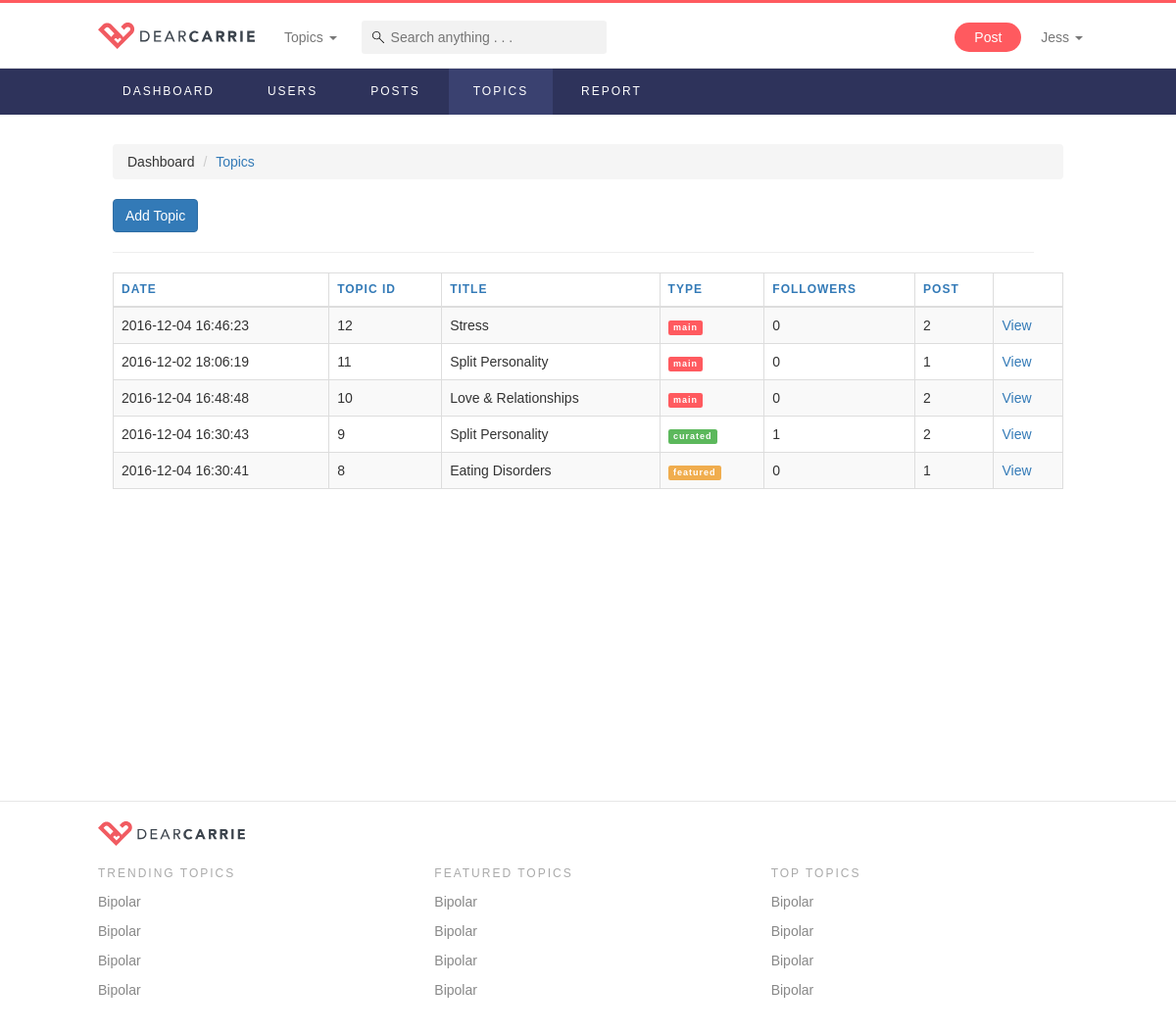
Screenshot of /topicList.php (signed in) with the database file from the repository.
### tables this page shows
CREATE TABLE `topics` (
  `id` int(11) NOT NULL,
  `main_image` varchar(255) NOT NULL,
  `background` varchar(255) NOT NULL,
  `title` varchar(255) NOT NULL,
  `short_desc` varchar(255) NOT NULL,
  `description` varchar(255) NOT NULL,
  `date` timestamp NOT NULL DEFAULT CURRENT_TIMESTAMP ON UPDATE CURRENT_TIMESTAMP,
  `followers` int(11) NOT NULL DEFAULT '0',
  `posts` int(11) NOT NULL DEFAULT '0',
  `url` varchar(255) NOT NULL,
  `tel` varchar(255) NOT NULL,
  `type` varchar(255) NOT NULL,
  `order_num` int(11) NOT NULL,
  `score` double NOT NULL DEFAULT '0',
  `published` int(11) NOT NULL DEFAULT '1'
);

### controllers/commonFunctions.php (called while the page is built, shortened)
<?php
function checkLogin() {
	if(isset($_SESSION["role"])) {
		return false;
	}
	else {
		return true;
	}
}
function checkRole($userRole, $role) {
	if($userRole != $role) {
		return false;
	}
	else {
		return true;
	}
}
function connectToDataBase() {
	$theLineToDatabase =  mysqli_connect("localhost","root","root","dearcarrie");
	if(!$theLineToDatabase) {
		header("location: error.php?msg=Database connection error");
		exit();
	}
	else {
	  return $theLineToDatabase;
	}
}
function displayAllTopics() {
	$conn = connectToDataBase();
	$sql = "SELECT * FROM topics ORDER BY id DESC";
	$result = $conn->query($sql);
	$resArr = array();
	if ($result->num_rows > 0) {
		 while($row = $result->fetch_assoc()) {
			 $resArr[] = $row;
		 }
	} else {
		 showErrorMessage("No posts found");
	}
	return $resArr;
}
function displayFeaturedTopics() {
	$conn = connectToDataBase();
	$sql = "SELECT * FROM topics WHERE type = 'featured' ORDER BY order_num";
	$result = $conn->query($sql);
	$resArr = array();
	if ($result->num_rows > 0) {
		 while($row = $result->fetch_assoc()) {
			 $resArr[] = $row;
		 }
	}
	return $resArr;
}
function countPostByTopicID($topicid) {
	$conn = connectToDataBase();
	$sql = "SELECT COUNT(*) AS total
					FROM curation c
					INNER JOIN posts p ON c.postid = p.id
					WHERE c.topicid='$topicid' AND p.published = 1";
	$result = $conn->query($sql);
	$value = $result->fetch_assoc();
	return $value["total"];
}
function countFollowersByTopicID($topicid) {
	$conn = connectToDataBase();
	$sql = "SELECT COUNT(*) AS total
					FROM topic_follow
					WHERE topicid = '$topicid'";
	$result = $conn->query($sql);
	$value = $result->fetch_assoc();
	return $value["total"];
}
function getUnseenNotificationCount($userid) {
	$conn = connectToDataBase();
	$sql = "SELECT p.userid as to_user, n.item, n.from_user, n.type, n.seen
					FROM notifications n
					INNER JOIN posts p ON n.item = p.id
					WHERE n.type = 'post_follow' AND p.userid='$userid' AND n.seen=0
					UNION
					SELECT u.id as to_user, n.item, n.from_user, n.type, n.seen
					FROM notifications n
					INNER JOIN users u ON n.item = u.id
					WHERE n.type = 'user_follow' AND u.id='$userid' AND n.seen=0
					UNION
					SELECT p.userid as to_user, n.item, n.from_user, n.type, n.seen
					FROM notifications n
					INNER JOIN posts p ON n.item = p.id
					WHERE n.type = 'post_like' AND p.userid='$userid' AND n.seen=0
					UNION
					SELECT p.userid as to_user, n.item, n.from_user, n.type, n.seen
					FROM notifications n
					INNER JOIN comments c ON n.item = c.id
					INNER JOIN posts p ON p.id = c.postid
					WHERE n.type = 'new_comment' AND p.userid='$userid' AND n.seen=0
					UNION
					SELECT c.userid as to_user, n.item, n.from_user, n.type, n.seen
					FROM notifications n
					INNER JOIN comments c ON n.item = c.id
					WHERE n.type = 'comment_like' AND c.userid='$userid' AND n.seen=0
				";
	$result = $conn->query($sql);
	$resArr = array();
	return $resArr;
}
?>

### topicList.php (the view, shortened to what this page needs)
<!DOCTYPE html>
<?php
  include('controllers/templates.php');
  $topics = displayAllTopics();
?>
<html lang="en">
  <link rel="stylesheet" type="text/css" href="https://cdn.datatables.net/v/bs/dt-1.10.12/datatables.min.css"/>
  <body>
    <?= navbar(); ?>
    <?= adminNav(); ?>
    <div class="page-container-admin">
        <ol class="breadcrumb">
            <li><a href="dashboard">Dashboard</a></li>
            <li class="active"><a href="#">Topics</a></li>
        </ol>
        <div class="row col-sm-12">
            <a href="addTopic" class="btn btn-primary" style="color:white;" >Add Topic</a>
            <hr/>
        </div>
        <table id="topic-list" class="table table-hover table-bordered table-striped">
            <thead>
            <tr>
                <th>Date</th>
                <th>Topic ID</th>
                <th>Title</th>
                <th>Type</th>
                <th>Followers</th>
                <th>Post</th>
                <th></th>
            </tr>
            </thead>
            <tbody>
            <?php
              foreach ($topics as $topic) {
            ?>
            <tr>
                <td><?=$topic["date"];?></td>
                <td><?=$topic["id"];?></td>
                <td><?=$topic["title"];?></td>
                <td>
                    <?php if ($topic["type"] == "featured") {?>
                      <span class="label label-warning"><?=$topic["type"];?></span>
                    <?php } else if($topic["type"] == "curated") { ?>
                      <span class="label label-success"><?=$topic["type"];?></span>
                    <?php } else { ?>
                      <span class="label label-primary"><?=$topic["type"];?></span>
                    <?php } ?>
                </td>
                <td><?= countFollowersByTopicID($topic["id"]); ?></td>
                <td><?= countPostByTopicID($topic["id"]); ?></td>
                <td><a href="adminTopicDetails?topicID=<?=$topic["id"];?>" class="admin-sec-color">View</a></td>
            </tr>
            <?php } ?>
            </tbody>
        </table>
    </div>
  </body>
</html>

### css/style.css (style rules this page uses)
:root { --light-bg: #fafafa; --light-border: #e6e6e6; --primary-color: #ff5a5f; --light-primary-color: #ffd9da; --light-text: #aaaaaa; --text-color: #444444; --medium-text: #888888; --primary-hover-color: #e25963; --admin-primary-color: #2e335b; --admin-secondary-color: #337ab7; --admin-hover-color: #3a4170; --serif-font: "Times New Roman", Georgia, Serif; }
body { background-color: white; font-family: Avenir, Arial, sans-serif; }
body > .page-container-admin { padding: 30px 15px 0; min-height: 700px; animation: fadein .5s; -moz-animation: fadein .5s; -webkit-animation: fadein .5s; -o-animation: fadein .5s; }
.page-container, .page-container-admin { max-width: 1000px; margin: 0 auto; display: block; padding: 0; }
.admin-sec-color { color: var(--admin-secondary-color) !important; }
a, a:hover, a:link, a:visited, a:link { color: inherit; cursor: pointer; }
.card > .header > a.edit:hover, { opacity: 1; text-decoration: none; }
.label { letter-spacing: 1px; font-size: 9px; }
.label-primary { background-color: var(--primary-color) !important; }
ol.breadcrumb li.active { color: var(--admin-secondary-color); }
th { text-transform: uppercase; font-size: 12px; letter-spacing: 1px; color: var(--admin-secondary-color); }

### rows the page displays
topics: date "2016-12-04 16:46:23", id "12", title "Stress", type "main", id "0", id "2"
topics: date "2016-12-02 18:06:19", id "11", title "Split Personality", type "main", id "0", id "1"
topics: date "2016-12-04 16:48:48", id "10", title "Love & Relationships", type "main", id "0", id "2"
topics: date "2016-12-04 16:30:43", id "9", title "Split Personality", type "curated", id "1", id "2"
topics: date "2016-12-04 16:30:41", id "8", title "Eating Disorders", type "featured", id "0", id "1"

### other values shown
$_SESSION["name"] "Jess"
